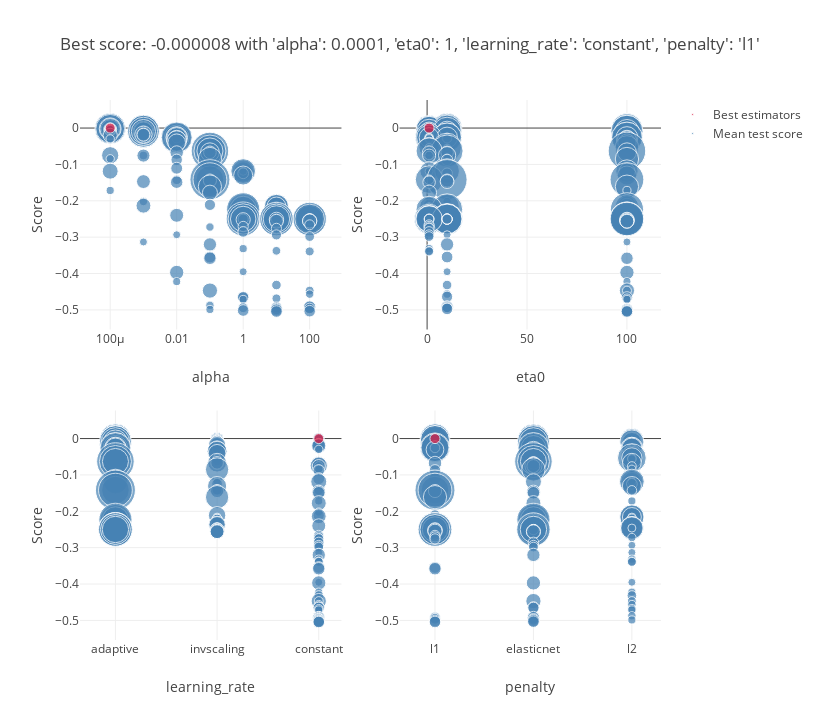

Source (notebook cell):
### Code cell
cv_results = pd.DataFrame(grid_search.cv_results_).sort_values(by=['rank_test_score', 'mean_fit_time'])
detailed_results["SGD"] = cv_results.iloc[0]
display(cv_results)
scores['sgd_train'] = grid_result.best_score_
plot_grid_search(grid_result)
scores['sgd_test']  = brier_score_loss(y_test,grid_search.best_estimator_.predict_proba(X_test)[:,1]
 )

### Figure 1 — Plotly figure (JSON) as saved in the notebook; plotly's stock layout.template omitted (floating-point values rounded to 4 significant figures; data arrays with more than 128 entries replaced by an {"elided": "..."} marker saying what was removed)
{"data": [{"marker": {"color": "SteelBlue", "size": {"elided": "188 float values"}, "sizemin": 4, "sizemode": "area", "sizeref": 0.003827}, "mode": "markers", "name": "Mean test score", "showlegend": true, "text": {"elided": "188 str values"}, "type": "scatter", "x": {"elided": "188 float values"}, "xaxis": "x", "y": {"elided": "188 float values"}, "yaxis": "y"}, {"marker": {"color": "Crimson", "size": [0.1939], "sizemin": 4, "sizemode": "area", "sizeref": 0.003827}, "mode": "markers", "name": "Best estimators", "showlegend": true, "text": ["{'alpha': 0.0001, 'eta0': 1, 'learning_rate': 'constant', 'penalty': 'l1'}"], "type": "scatter", "x": [0.0001], "xaxis": "x", "y": [-7.768e-06], "yaxis": "y"}, {"marker": {"color": "SteelBlue", "size": {"elided": "188 float values"}, "sizemin": 4, "sizemode": "area", "sizeref": 0.003827}, "mode": "markers", "name": "Mean test score", "showlegend": false, "text": {"elided": "188 str values"}, "type": "scatter", "x": {"elided": "188 int values"}, "xaxis": "x2", "y": {"elided": "188 float values"}, "yaxis": "y2"}, {"marker": {"color": "Crimson", "size": [0.1939], "sizemin": 4, "sizemode": "area", "sizeref": 0.003827}, "mode": "markers", "name": "Best estimators", "showlegend": false, "text": ["{'alpha': 0.0001, 'eta0': 1, 'learning_rate': 'constant', 'penalty': 'l1'}"], "type": "scatter", "x": [1], "xaxis": "x2", "y": [-7.768e-06], "yaxis": "y2"}, {"marker": {"color": "SteelBlue", "size": {"elided": "188 float values"}, "sizemin": 4, "sizemode": "area", "sizeref": 0.003827}, "mode": "markers", "name": "Mean test score", "showlegend": false, "text": {"elided": "188 str values"}, "type": "scatter", "x": {"elided": "188 str values"}, "xaxis": "x3", "y": {"elided": "188 float values"}, "yaxis": "y3"}, {"marker": {"color": "Crimson", "size": [0.1939], "sizemin": 4, "sizemode": "area", "sizeref": 0.003827}, "mode": "markers", "name": "Best estimators", "showlegend": false, "text": ["{'alpha': 0.0001, 'eta0': 1, 'learning_rate': 'constant', 'penalty': 'l1'}"], "type": "scatter", "x": ["constant"], "xaxis": "x3", "y": [-7.768e-06], "yaxis": "y3"}, {"marker": {"color": "SteelBlue", "size": {"elided": "188 float values"}, "sizemin": 4, "sizemode": "area", "sizeref": 0.003827}, "mode": "markers", "name": "Mean test score", "showlegend": false, "text": {"elided": "188 str values"}, "type": "scatter", "x": {"elided": "188 str values"}, "xaxis": "x4", "y": {"elided": "188 float values"}, "yaxis": "y4"}, {"marker": {"color": "Crimson", "size": [0.1939], "sizemin": 4, "sizemode": "area", "sizeref": 0.003827}, "mode": "markers", "name": "Best estimators", "showlegend": false, "text": ["{'alpha': 0.0001, 'eta0': 1, 'learning_rate': 'constant', 'penalty': 'l1'}"], "type": "scatter", "x": ["l1"], "xaxis": "x4", "y": [-7.768e-06], "yaxis": "y4"}], "layout": {"height": 720, "hovermode": "closest", "legend": {"traceorder": "reversed"}, "title": {"text": "Best score: -0.000008 with 'alpha': 0.0001, 'eta0': 1, 'learning_rate': 'constant', 'penalty': 'l1'"}, "width": 820, "xaxis": {"anchor": "y", "domain": [0, 0.45], "title": {"text": "alpha"}, "type": "log"}, "xaxis2": {"anchor": "y2", "domain": [0.55, 1], "title": {"text": "eta0"}}, "xaxis3": {"anchor": "y3", "domain": [0, 0.45], "title": {"text": "learning_rate"}}, "xaxis4": {"anchor": "y4", "domain": [0.55, 1], "title": {"text": "penalty"}}, "yaxis": {"anchor": "x", "domain": [0.575, 1], "title": {"text": "Score"}}, "yaxis2": {"anchor": "x2", "domain": [0.575, 1], "title": {"text": "Score"}}, "yaxis3": {"anchor": "x3", "domain": [0, 0.425], "title": {"text": "Score"}}, "yaxis4": {"anchor": "x4", "domain": [0, 0.425], "title": {"text": "Score"}}}}
